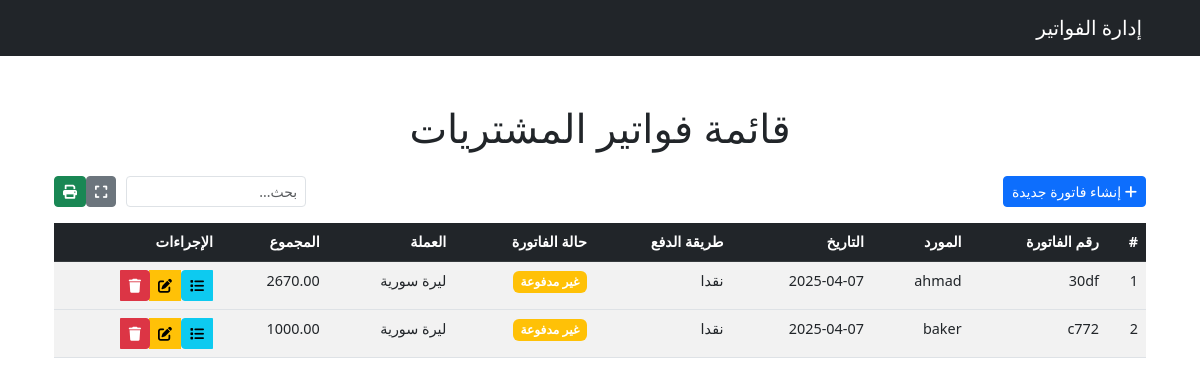
Before: /invoice/purchase/ with the older database file.
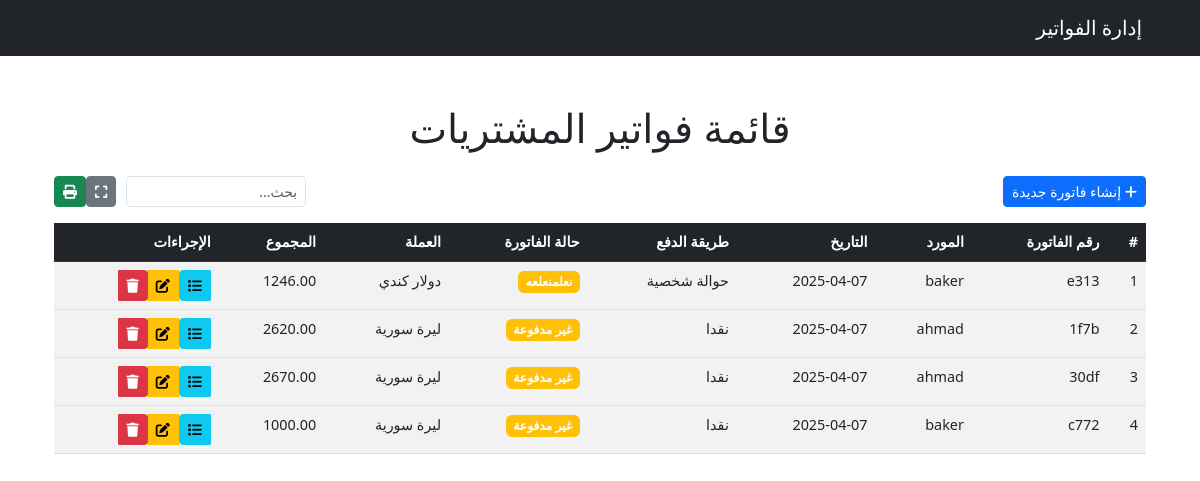
After: the same page with the newer database file.
### invoice/models.py (models this page shows, shortened)
class Purchase(models.Model):
    date = models.DateField(auto_now_add=True, verbose_name=_("تاريخ الإنشاء"))
    supplier = models.ForeignKey(User, on_delete=models.SET_NULL, null=True, blank=True, verbose_name=_("المورد"))
    supplier_phone = models.CharField(max_length=20, blank=True, null=True, verbose_name=_("رقم الهاتف"))
    purchase_address = models.TextField(blank=True, null=True, verbose_name=_("العنوان"))
    receiving_method = models.CharField(max_length=255, blank=True, null=True, verbose_name=_("طريقة الاستلام"))
    receiving_number = models.CharField(max_length=255, blank=True, null=True, verbose_name=_("رقم الاستلام"))
    payment_method = models.ForeignKey('Payment_method', on_delete=models.SET_NULL, null=True, blank=True, verbose_name=_("طريقة الدفع"))
    notes = models.TextField(blank=True, null=True, verbose_name=_("ملاحظات"))
    currency = models.ForeignKey('Currency', on_delete=models.SET_NULL, null=True, blank=True, verbose_name=_("العملة"))
    purchase_date = models.DateField(blank=True, null=True, verbose_name=_("تاريخ الشراء"))
    purchase_type = models.CharField(max_length=100, blank=True, null=True, verbose_name=_("نوع الشراء"))
    status = models.ForeignKey('Status', on_delete=models.SET_NULL, null=True, blank=True, verbose_name=_("حالة الفاتورة"))
    due_date = models.DateField(blank=True, null=True, verbose_name=_("تاريخ الاستحقاق"))
    total_amount = models.DecimalField(max_digits=12, decimal_places=2, default=0.0, verbose_name=_("المجموع الكلي"))
    global_discount = models.DecimalField(max_digits=12, decimal_places=2, default=0, verbose_name=_("الخصم العام"))
    global_addition = models.DecimalField(max_digits=12, decimal_places=2, default=0, verbose_name=_("الإضافة العامة"))
    global_tax = models.DecimalField(max_digits=5, decimal_places=2, default=0, verbose_name=_("الضريبة العامة (%)"))
    uniqueId = models.CharField(null=True, blank=True, max_length=100, verbose_name=_("الرقم المسلسل"))
    slug = models.SlugField(max_length=225, unique=True, blank=True, null=True)
    date_created = models.DateTimeField(blank=True, null=True)
    last_updated = models.DateTimeField(blank=True, null=True)
    class Meta:
        verbose_name = _("فاتورة شراء")
        verbose_name_plural = _("فواتير الشراء")
    @property
    def subtotal(self):
        return self.total_amount or 0
    @property
    def after_discount_addition(self):
        return (self.subtotal - (self.global_discount or 0) + (self.global_addition or 0))
    @property
    def tax_amount(self):
        return self.after_discount_addition * (self.global_tax / 100) if self.global_tax else 0

class Payment_method(models.Model):
    payment_method_name = models.CharField(max_length=255, blank=True, verbose_name=_("طريقة الدفع"))
    payment_method_notes = models.TextField(blank=True, verbose_name=_("البيان"))
    uniqueId = models.UUIDField(default=uuid4, editable=False, unique=True, verbose_name=_("الرقم المسلسل"))
    slug = models.SlugField(max_length=225, unique=True, blank=True, null=True)
    date_created = models.DateTimeField(auto_now_add=True)
    last_updated = models.DateTimeField(auto_now=True)
    class Meta:
        verbose_name = _('طريقة الدفع')
        verbose_name_plural = _('طرق الدفع')
    def __str__(self):
        return self.payment_method_name

class Status(models.Model):
    status_types = models.CharField(max_length=255, verbose_name=_("حالة الفاتورة"))
    status_description = models.TextField(blank=True, null=True, verbose_name=_("الوصف"))
    uniqueId = models.UUIDField(default=uuid4, editable=False, unique=True, verbose_name=_("الرقم المسلسل"))
    slug = models.SlugField(max_length=225, unique=True, blank=True, null=True)
    date_created = models.DateTimeField(auto_now_add=True)
    last_updated = models.DateTimeField(auto_now=True)
    class Meta:
        verbose_name = _('حالة الفاتورة')
        verbose_name_plural = _('حالات الفواتير')

class Currency(models.Model):
    currency_name = models.CharField(max_length=100, verbose_name=_("العملة"))
    description = models.TextField(blank=True, null=True, verbose_name=_("البيان"))
    class Meta:
        verbose_name = _('العملة')
        verbose_name_plural = _('العملات')

### invoice/views.py (the view)
# urls.py: path('purchase/', PurchaseListView.as_view(), name='purchase_list'),
class PurchaseListView(ListView):
    model = Purchase
    template_name = 'purchase/purchase_list.html'
    context_object_name = 'purchases'
    paginate_by = 4
    def get_queryset(self):
        return Purchase.objects.select_related(
            'supplier',
            'payment_method',
            'currency',
            'status'
        ).prefetch_related(
            Prefetch(
                'items',
                queryset=PurchaseItem.objects.prefetch_related(
                    Prefetch(
                        'purchaseitembarcode_set',
                        queryset=PurchaseItemBarcode.objects.select_related('barcode'),
                        to_attr='all_barcodes'
                    )
                )
            )
        ).order_by('-date_created')
    def get_context_data(self, **kwargs):
        context = super().get_context_data(**kwargs)
        context['total_amount'] = Purchase.objects.aggregate(
            Sum('total_amount')
        )['total_amount__sum'] or 0
        current_page_purchases = context['purchases']
        context['page_total'] = sum(
            purchase.total_amount for purchase in current_page_purchases
        ) if current_page_purchases else 0
        return context

### templates/purchase/purchase_list.html (shortened to what this page needs)
{% extends 'base.html' %}
{% block content %}
<div class="container-fluid mt-5">
    <h1 class="mb-4 text-center">قائمة فواتير المشتريات</h1>
    <div class="d-flex justify-content-between align-items-center mb-3">
        <a href="{% url 'purchase_create' %}" class="btn btn-primary btn-sm">
            <i class="fas fa-plus"></i> إنشاء فاتورة جديدة
        </a>
        <div class="d-flex align-items-center">
            <input type="text" id="searchInput" class="form-control form-control-sm mr-2" style="width: 200px;" placeholder="بحث...">
            <button id="expandAll" class="btn btn-secondary btn-sm mr-2" title="فتح/إغلاق جميع التفاصيل">
                <i class="fas fa-expand"></i>
            </button>
            <button id="printAll" class="btn btn-success btn-sm" title="طباعة الكشف">
                <i class="fas fa-print"></i>
            </button>
        </div>
    </div>
    <div class="table-responsive">
        <table class="table table-striped table-hover">
            <thead class="table-dark">
                <tr>
                    <th>#</th>
                    <th>رقم الفاتورة</th>
                    <th>المورد</th>
                    <th>التاريخ</th>
                    <th>طريقة الدفع</th>
                    <th>حالة الفاتورة</th>
                    <th>العملة</th>
                    <th>المجموع</th>
                    <th>الإجراءات</th>
                </tr>
            </thead>
            <tbody>
                {% for purchase in purchases %}
                <tr data-purchase-id="{{ purchase.id }}" class="purchase-row">
                    <td>{{ forloop.counter }}</td>
                    <td>{{ purchase.uniqueId }}</td>
                    <td>{{ purchase.supplier.username }}</td>
                    <td>{{ purchase.date_created|date:"Y-m-d" }}</td>
                    <td>{{ purchase.payment_method }}</td>
                    <td>
                        <span class="badge {% if purchase.status.status_types == 'مدفوعة' %}bg-success{% else %}bg-warning{% endif %}">
                            {{ purchase.status.status_types|default:"غير مدفوعة" }}
                        </span>
                    </td>
                    <td>{{ purchase.currency.currency_name }}</td>
                    <td>{{ purchase.total_amount }}</td>
                    <td>
                        <div class="btn-group" role="group">
                            <button type="button" class="btn btn-sm btn-info toggle-details" data-purchase-id="{{ purchase.id }}">
                                <i class="fas fa-list"></i>
                            </button>
                            <a href="{% url 'purchase_update' purchase.pk %}" class="btn btn-sm btn-warning">
                                <i class="fas fa-edit"></i>
                            </a>
                            <a href="{% url 'purchase_delete' purchase.pk %}" class="btn btn-sm btn-danger">
                                <i class="fas fa-trash"></i>
                            </a>
                        </div>
                    </td>
                </tr>
                {% empty %}
                <tr>
                    <td colspan="9" class="text-center">لا توجد فواتير لعرضها.</td>
                </tr>
                {% endfor %}
            </tbody>
        </table>
    </div>
</div>
<link rel="stylesheet" href="https://cdnjs.cloudflare.com/ajax/libs/font-awesome/6.0.0/css/all.min.css">
{% endblock %}

### templates/base.html (shortened to what this page needs)
<!DOCTYPE html>
<html lang="ar" dir="rtl">
<head>
    <link href="https://cdn.jsdelivr.net/npm/bootstrap@5.3.0/dist/css/bootstrap.min.css" rel="stylesheet">
    <link href="https://cdnjs.cloudflare.com/ajax/libs/font-awesome/6.0.0-beta3/css/all.min.css" rel="stylesheet">
</head>
<body>
    <nav class="navbar navbar-expand-lg navbar-dark bg-dark">
        <div class="container">
            <a class="navbar-brand" href="{% url 'home' %}">إدارة الفواتير</a>
        </div>
    </nav>
    <div class="container mt-4">
        {% block content %}{% endblock %}
    </div>
</body>
</html>

### templates/purchase/purchase_list.html (style rules this page uses)
.table { font-size: 0.9rem; }
.table th { white-space: nowrap; }
.badge { font-size: 0.85em; padding: 0.4em 0.6em; }
.btn-group { flex-wrap: nowrap; }
#searchInput { margin-right: 10px; width: 180px !important; }
#expandAll { margin-right: 10px; }

Changed rows visible on the page:
added Purchase: uniqueId "e313", supplier.username "baker", date_created "2025-04-07", payment_method "حوالة شخصية", status.status_types "نعلمنعلعه", currency.currency_name "دولار كندي", total_amount "1246.00"
added Purchase: uniqueId "1f7b", supplier.username "ahmad", date_created "2025-04-07", payment_method "نقدا", status.status_types "غير مدفوعة", currency.currency_name "ليرة سورية", total_amount "2620.00"
